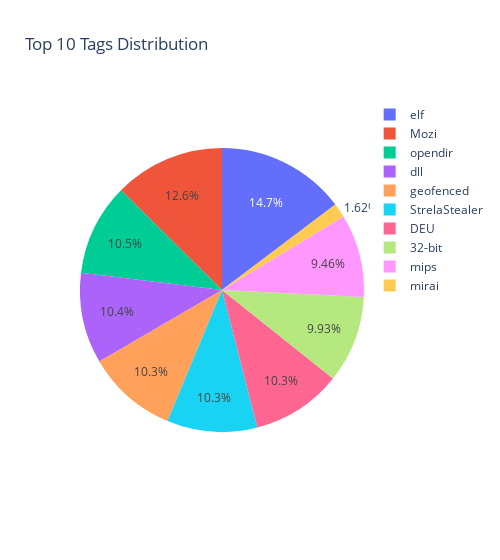

The code cell stored with this chart in its notebook:
### Markdown cell above
# Pie Chart

### Code cell
fig = px.pie(
    names=tag_counts.index,
    values=tag_counts.values,
    title='Top 10 Tags Distribution',
    labels={'names': 'Tag'}
)

fig.update_layout(width=500)

fig.show()

### Figure 1 — Plotly figure (JSON) as saved in the notebook; plotly's stock layout.template omitted (floating-point values rounded to 4 significant figures)
{"data": [{"domain": {"x": [0, 1], "y": [0, 1]}, "hovertemplate": "Tag=%{label}<br>value=%{value}<extra></extra>", "labels": ["elf", "Mozi", "opendir", "dll", "geofenced", "StrelaStealer", "DEU", "32-bit", "mips", "mirai"], "legendgroup": "", "name": "", "showlegend": true, "type": "pie", "values": [130279, 111550, 92632, 91695, 91378, 91030, 91026, 87930, 83744, 14342]}], "layout": {"legend": {"tracegroupgap": 0}, "title": {"text": "Top 10 Tags Distribution"}, "width": 500}}
